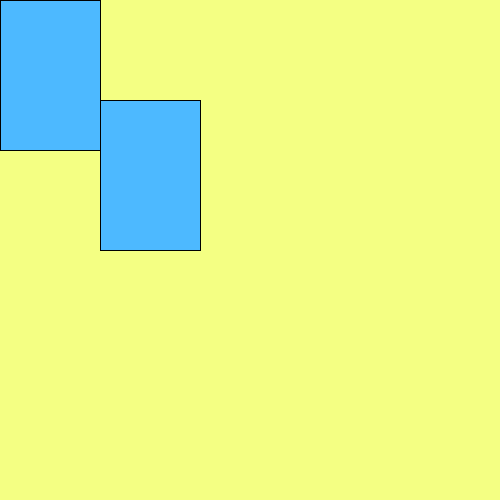
Frame 1 (no input)
Frame 60 (the mouse pressed at the canvas centre just before this capture): identical to frame 1, image omitted
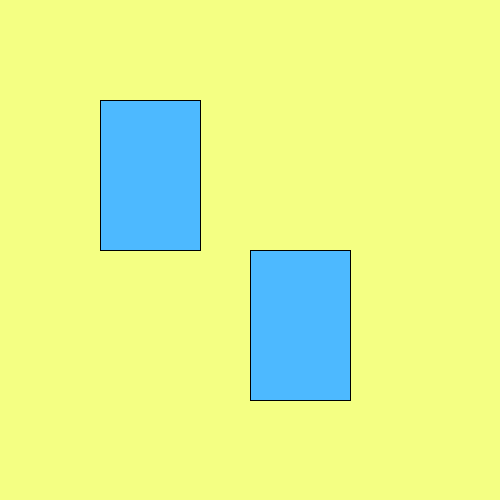
Frame 120 (the mouse held since frame 60 and released just before this capture)

The Processing sketch that drew these frames (run headless with seeded random() and noise(); from frame 60 on, the mouse is pressed at the canvas centre):

// Processing sketch: sketch_week01_2
// ── sketch_week01_2.pde
void setup(){ 
  size(500,500);
}
void draw(){
  background(#F4FF83);
  fill(#4DB9FF);
  rect(100,100,100,150);
  rect(mouseX,mouseY,100,150);
} 
